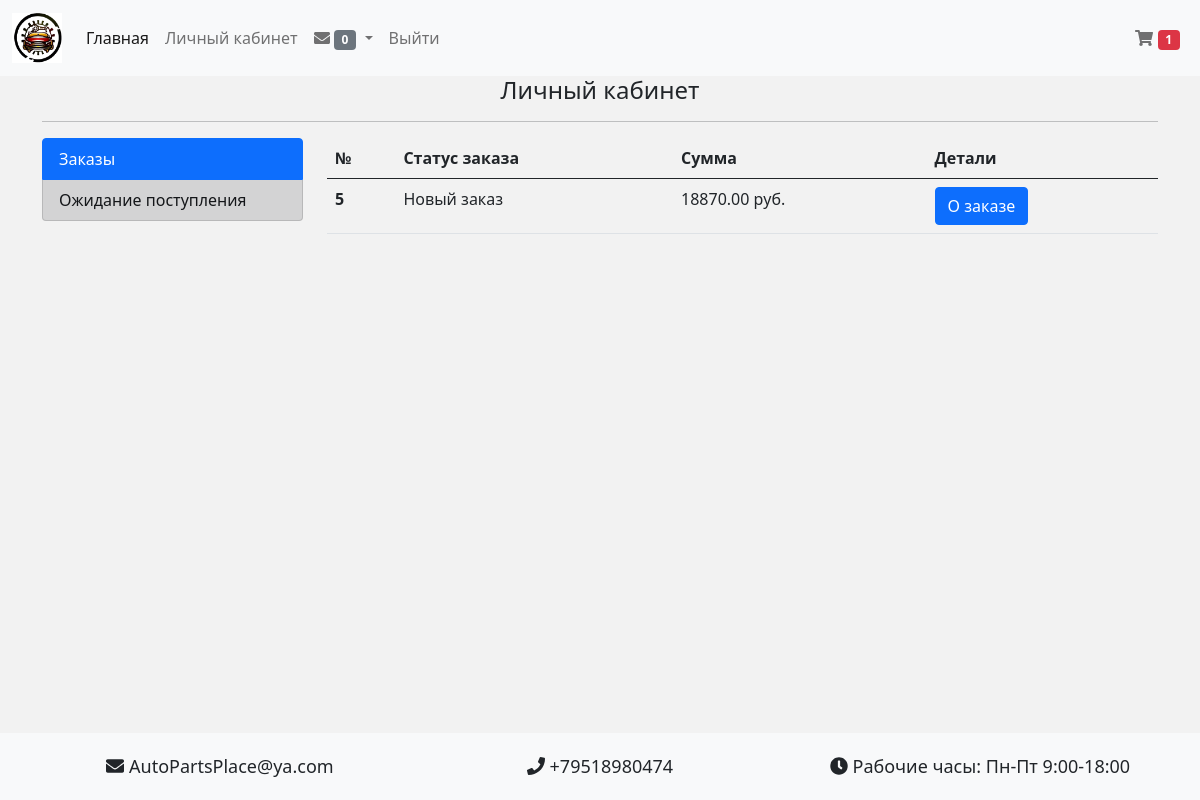
/account/ (signed in), run on the app's committed database.
### autoshop/models.py (models this page shows, shortened)
class Cart(models.Model):
    owner = models.ForeignKey("Customer", verbose_name="Покупатель", on_delete=models.CASCADE)
    products = models.ManyToManyField(Cart_product, blank=True, related_name="related_cart", verbose_name="Продукты для корзины")
    total_products = models.IntegerField(default=0, verbose_name="Общее колличество товара")
    final_price = models.DecimalField(max_digits=9, decimal_places=2,verbose_name="Общая цена", null=True, blank=True)
    in_order = models.BooleanField(default=False)
    for_anonymous_user = models.BooleanField(default=False)
    class Meta:
        verbose_name = "Корзина"
        verbose_name_plural = "Корзины"

class Order(models.Model):
    STATUS_NEW = "new"
    STATUS_IN_PROGRESS = "in_progress"
    STATUS_READY = "is_ready"
    STATUS_COMPLETED = "completed"
    BUYING_TYPE_SELF = "self"
    BUYING_TYPE_DELIVERY = "delivery"
    STATUS_CHOCES = (
        (STATUS_NEW, "Новый заказ"),
        (STATUS_IN_PROGRESS, "Заказ в обработке"),
        (STATUS_READY, "Заказ готов"),
        (STATUS_COMPLETED, "Заказ выполнен")
    )
    BUYING_TYPE_CHOICES = (
        (BUYING_TYPE_SELF, "Самовывоз"),
        (BUYING_TYPE_DELIVERY, "Доставка")
    )
    customer = models.ForeignKey("Customer", verbose_name="Покупатель",related_name="orders", on_delete=models.CASCADE)
    first_name = models.CharField(max_length=200, verbose_name="Имя")
    last_name = models.CharField(max_length=200, verbose_name="Фамилия")
    phone = models.CharField(max_length=20, verbose_name="Телефон")
    cart = models.ForeignKey(Cart, verbose_name="Корзина",null=True,blank=True, on_delete=models.CASCADE)
    address = models.CharField(max_length=2000,verbose_name="Адрес", null=True,blank=True)
    status = models.CharField(max_length=100,verbose_name="Статус заказа", choices=STATUS_CHOCES, default=STATUS_NEW)
    buying_type = models.CharField(max_length=100, verbose_name="Тип заказа", choices=BUYING_TYPE_CHOICES)
    comment = models.TextField(verbose_name="Комментарий к заказу", null=True, blank=True)
    created_at = models.DateField(verbose_name="Дата создания заказа", auto_now=True)
    order_date = models.DateField(verbose_name="Дата получения заказа", default=timezone.now)
    class Meta:
        verbose_name = "Заказ"
        verbose_name_plural = "Заказы"

### autoshop/views.py (the view)
# urls.py: path('account/', AccountView.as_view(), name='account'),
class AccountView(NotificationsMixin,CartMixin, views.View):
    def get(self, request, *args, **kwargs):
        customer = Customer.objects.get(user=request.user)
        context = {
            "customer": customer,
            "cart" : self.cart,
            'notifications': self.notifications(request.user)
        }
        return render(request, 'account.html', context)

### autoshop/mixins.py (called while the page is built)
    def dispatch(self, request, *args, **kwargs):
        cart = None
        if request.user.is_authenticated:
            customer = Customer.objects.filter(user=request.user).first()
            if not customer: #Создание объекта Customer для пользователя
                customer = Customer.objects.create(user=request.user)
            cart = Cart.objects.filter(owner=customer, in_order=False).first()
            if not cart:
                    cart = Cart.objects.create(owner=customer)
        self.cart = cart
        return super().dispatch(request, *args, **kwargs)

    @staticmethod
    def notifications(user):
        if user.is_authenticated:
            return Notification.objects.all(recipient=user.customer)
        return Notification.objects.none()

### autoshop/models.py (called while the page is built)
    def get_absolute_url(self):
        return reverse('product_detail', kwargs={"product_slug": self.slug})

    def get_queryset(self):
        return super().get_queryset()

    def all(self, recipient):
        return self.get_queryset().filter(recipient=recipient, read=False)

### autoshop/templates/account.html (shortened to what this page needs)
{% extends 'base.html' %}
{%block content%}
<h4 class="text-center">Личный кабинет</h4>
<hr>
    <div class="row">
      <div class="col-3">
        <div class="list-group" id="list-tab" role="tablist">
          <a class="list-group-item list-group-item-dark active" id="list-orders-list" data-bs-toggle="list" href="#list-orders" role="tab" aria-controls="list-orders">Заказы</a>
          <a class="list-group-item list-group-item-dark" id="list-wishlist-list" data-bs-toggle="list" href="#list-wishlist" role="tab" aria-controls="list-wishlist">Ожидание поступления</a>
        </div>
      </div>
      <div class="col-9">
        <div class="tab-content" id="nav-tabContent">
          <div class="tab-pane fade show active" id="list-orders" role="tabpanel" aria-labelledby="list-orders-list">
            <table class="table">
              <thead>
                  <tr>
                    <th scope="col">№</th>
                    <th scope="col">Статус заказа</th>
                    <th scope="col">Сумма</th>
                    <th scope="col">Детали</th>
                  </tr>
              </thead>
              <tbody>
                  {%for order in customer.orders.all%}
                  <tr>
                    <th scope="col">{{order.id}}</th>
                    <td scope="col">{{order.get_status_display}}</td>
                    <td scope="col">{{order.cart.final_price}} руб.</td>
                    <td><button type="button" class="btn btn-primary" data-bs-toggle="modal" data-bs-target="#orderDetails-{{order.id}}">О заказе</button></td>
                  </tr>
                  {%endfor%}
              </tbody>
            </table>
          </div>
      </div>
      </div>
    </div>
{%endblock content%}

### autoshop/templates/base.html (shortened to what this page needs)
<!DOCTYPE html>
{% load static %}
<html lang="en" xmlns="http://www.w3.org/1999/html">
<head>
    <link href="https://cdn.jsdelivr.net/npm/bootstrap@5.0.2/dist/css/bootstrap.min.css" rel="stylesheet">
    <link rel="stylesheet" href="https://use.fontawesome.com/releases/v5.15.4/css/all.css"/>
</head>
<body>
<nav class="navbar navbar-expand-lg navbar-light bg-light">
  <div class="container-fluid">
    <a class="navbar-brand" href="{%url 'base'%}">
        <img src="{% static 'logo/logo.png' %} " width="50" height="50">
    </a>
    <div class="collapse navbar-collapse" id="navbarSupportedContent">
      <ul class="navbar-nav me-auto mb-2 mb-lg-0">
        <li class="nav-item">
          <a class="nav-link active" aria-current="page" href="{%url 'base'%}">Главная</a>
        </li>
        {% if not request.user.is_authenticated %}
        <li class="nav-item">
          <a class="nav-link" href="{% url 'login' %}">Авторизация</a>
        </li>
        <li class="nav-item">
          <a class="nav-link" href="{% url 'registration' %}">Регистрация</a>
        </li>
        {%else%}
            <li class="nav-item">
              <a class="nav-link" href="{% url 'account' %}">Личный кабинет</a>
            </li>
            <li class="nav-item dropdown">
                <a class="nav-link dropdown-toggle" id="navbarDropdown" href="#" role="button" data-bs-toggle="dropdown" aria-expanded="false">
                    <i class="fas fa-envelope"></i>
                    <span class="badge bg-{%if notifications.count%}danger{%else%}secondary{%endif%}">
                        {{notifications.count}}
                    </span>
                </a>
            </li>
            <li class="nav-item">
              <a class="nav-link" href="{% url 'logout' %}">Выйти</a>
            </li>
        {% endif %}
      </ul>
      {% if request.user.is_authenticated %}
        <ul class="navbar-nav">
            <li class="nav-item"><a href="{% url 'cart' %}" class="nav-link"><i class="fas fa-shopping-cart"></i>
                <span class="badge bg-danger">{{ cart.products.count }}</span></a></li>
        </ul>
      {%endif%}
    </div>
  </div>
</nav>
<div class="container">
  {% block content %}{% endblock content %}
</div>
<footer class="footer">
    <div class="container text-center">
        <div class="row">
            <div class="col-lg-4">
                <div class="footer-contact">
                    <i class="fas fa-envelope"></i> AutoPartsPlace@ya.com
                </div>
            </div>
            <div class="col-lg-4">
                <div class="footer-contact">
                    <i class="fas fa-phone"></i> +79518980474
                </div>
            </div>
            <div class="col-lg-4">
                <div class="footer-contact">
                    <i class="fas fa-clock"></i> Рабочие часы: Пн-Пт 9:00-18:00
                </div>
            </div>
        </div>
    </div>
</footer>
</body>
</html>

### autoshop/templates/base.html (style rules this page uses)
body { background-color: #f2f2f2; min-height: 100vh; display: flex; flex-direction: column; }
.footer { background-color: #f8f9fa; padding: 20px 0; margin-top: auto; }
.footer-contact { font-size: 18px; }

### data on the page
Cart: products.count "1"
Order: id "5", status "Новый заказ", cart.final_price "18870.00"

### other printed values
{{ notifications.count }} "0"
